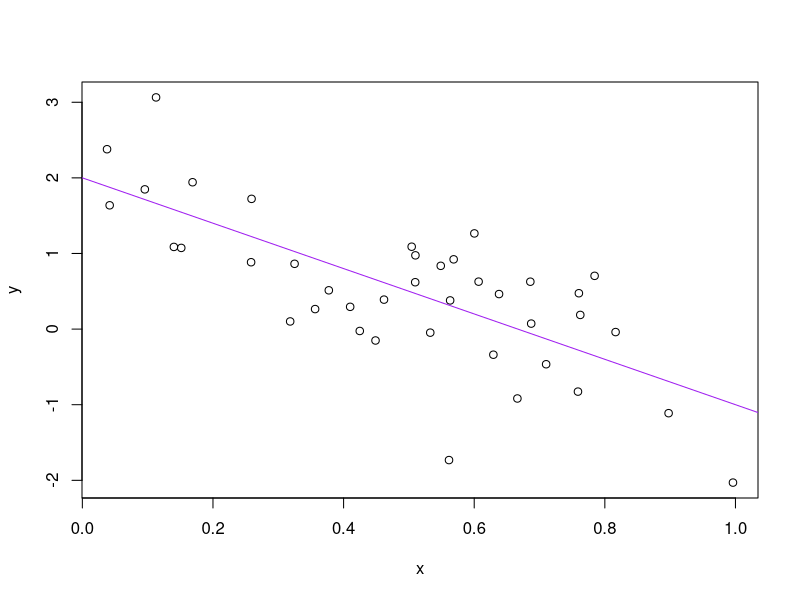

Generate this figure with R:
a <- 2
b <- -3
n <- 40
sig_sq <- 0.5
x <- runif(n)
y <- a+b*x+rnorm(n,sd=sqrt(sig_sq))
avg_x <- mean(x)
avg_x
write(avg_x, "avg_x.txt")
plot(x,y)
abline(a,b,col="purple")
dev.print(pdf, "toy_line_plot.pdf")
